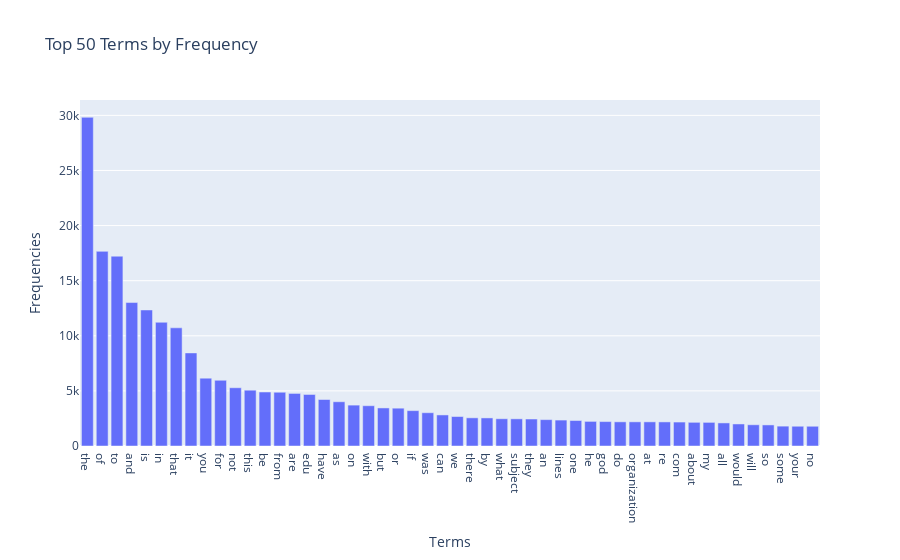

Notebook code for this chart:
### Markdown cell above
### >>> **Exercise 14 (take home):** 
Additionally, you can attempt to sort the terms on the `x-axis` by frequency instead of in alphabetical order. This way the visualization is more meaninfgul and you will be able to observe the so called [long tail](https://en.wikipedia.org/wiki/Long_tail) (get familiar with this term since it will appear a lot in data mining and other statistics courses). see picture below

![alt txt](https://upload.wikimedia.org/wikipedia/commons/thumb/8/8a/Long_tail.svg/1000px-Long_tail.svg.png)

### Code cell
# # Answer here

term_frequencies = np.asarray(X_counts.sum(axis=0)).ravel()
# to have better visualization, we only show the top 50 terms
topk = 50
top_idx = np.argsort(-term_frequencies)[:topk]

px.bar(
    x = count_vect.get_feature_names_out()[top_idx],
    y = term_frequencies[top_idx],
    title = f"Top {topk} Terms by Frequency",
    labels = {"x": "Terms", "y": "Frequencies"}
)

### Figure 1 — Plotly figure (JSON) as saved in the notebook; plotly's stock layout.template omitted (floating-point values rounded to 4 significant figures)
{"data": [{"hovertemplate": "Terms=%{x}<br>Frequencies=%{y}<extra></extra>", "legendgroup": "", "marker": {"color": "#636efa", "pattern": {"shape": ""}}, "name": "", "orientation": "v", "showlegend": false, "textposition": "auto", "type": "bar", "x": ["the", "of", "to", "and", "is", "in", "that", "it", "you", "for", "not", "this", "be", "from", "are", "edu", "have", "as", "on", "with", "but", "or", "if", "was", "can", "we", "there", "by", "what", "subject", "they", "an", "lines", "one", "he", "god", "do", "organization", "at", "re", "com", "about", "my", "all", "would", "will", "so", "some", "your", "no"], "xaxis": "x", "y": [29825, 17660, 17222, 13017, 12343, 11226, 10723, 8447, 6157, 5962, 5285, 5063, 4898, 4877, 4769, 4675, 4218, 4015, 3709, 3655, 3453, 3432, 3208, 3020, 2818, 2674, 2556, 2548, 2472, 2464, 2448, 2393, 2353, 2312, 2232, 2216, 2193, 2192, 2191, 2186, 2172, 2148, 2143, 2093, 2000, 1925, 1912, 1802, 1793, 1791], "yaxis": "y"}], "layout": {"barmode": "relative", "legend": {"tracegroupgap": 0}, "title": {"text": "Top 50 Terms by Frequency"}, "xaxis": {"anchor": "y", "domain": [0, 1], "title": {"text": "Terms"}}, "yaxis": {"anchor": "x", "domain": [0, 1], "title": {"text": "Frequencies"}}}}
